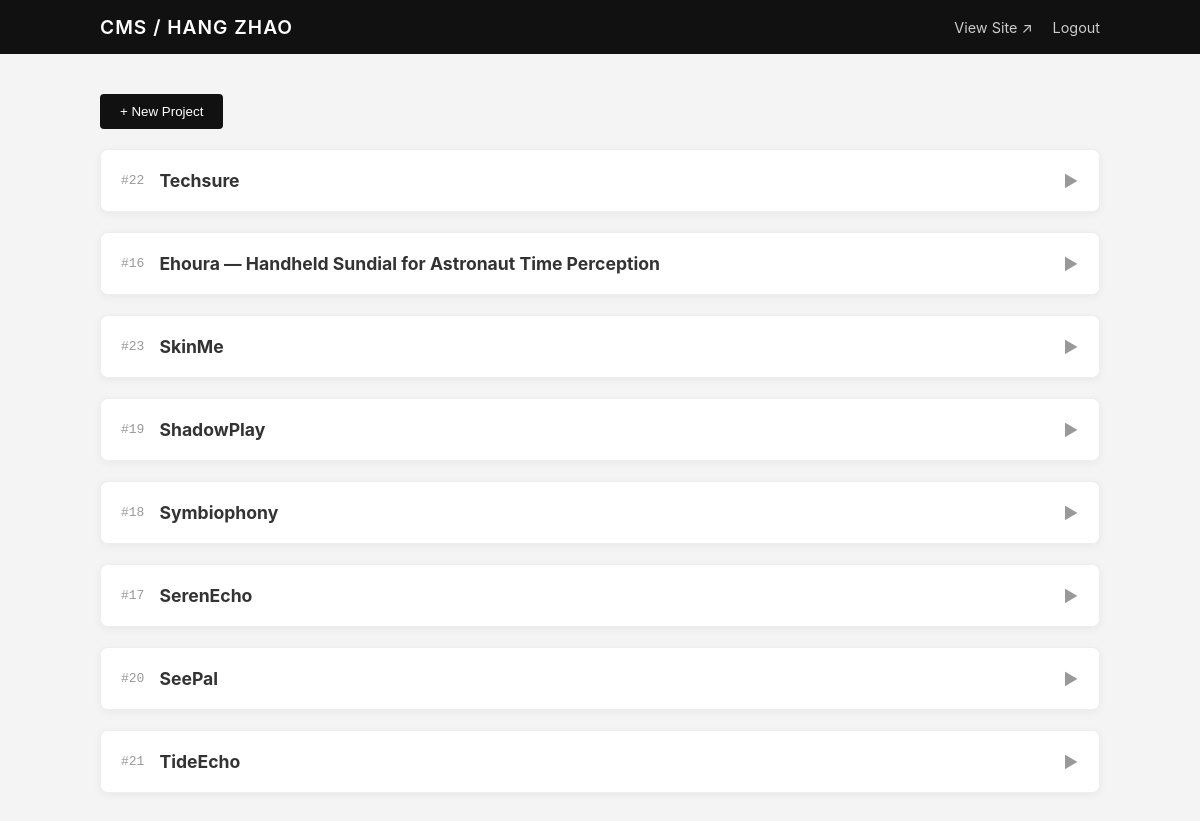
/admin.php (signed in), run on the app's committed database.
### tables this page shows
CREATE TABLE projects (
      id INTEGER PRIMARY KEY AUTOINCREMENT,
      title TEXT NOT NULL,
      slug TEXT UNIQUE,
      description TEXT,
      tags TEXT,                 -- 逗号分隔，或存 JSON
      image_url TEXT,            -- 首图
      gallery_json TEXT,         -- 其他图 JSON 数组
      meta_json TEXT,            -- 可扩展的结构化元数据（JSON），用于 subtitle/links/tools/process 等
      url TEXT,                  -- 外链（Behance/GitHub/视频等）
       year INTEGER,
       month INTEGER,
      featured INTEGER DEFAULT 0,
      order_index INTEGER DEFAULT 0,
      created_at TEXT NOT NULL,
      updated_at TEXT NOT NULL
    , background_problem TEXT, design_goals TEXT, solution_overview TEXT, interaction_design TEXT, pipeline TEXT, prototype_highlights TEXT, usability_testing TEXT, outcomes TEXT, ethics TEXT, next_steps TEXT, media_notes TEXT, acknowledgements TEXT, contact TEXT, subtitle TEXT, links TEXT, tools TEXT, hero_media TEXT);

### src/config.php (called while the page is built)
<?php
return [
  'db_path' => __DIR__ . '/../data/portfolio.sqlite',
  'admin_password' => '949949Zh',
  'site_name' => 'HANG ZHAO',
];

### src/db.php (called while the page is built, shortened)
<?php
function get_pdo(): PDO {
  static $pdo = null;
  if ($pdo) return $pdo;
  $config = require __DIR__ . '/config.php';
  $dsn = 'sqlite:' . $config['db_path'];
  $pdo = new PDO($dsn, null, null, [
    PDO::ATTR_ERRMODE => PDO::ERRMODE_EXCEPTION,
    PDO::ATTR_DEFAULT_FETCH_MODE => PDO::FETCH_ASSOC,
  ]);
  $pdo->exec('PRAGMA foreign_keys = ON;');
  return $pdo;
}

### src/functions.php (called while the page is built, shortened)
<?php
require_once __DIR__ . '/db.php';
function get_projects(bool $only_featured = false): array
{
  $pdo = get_pdo();
  $sql = "SELECT * FROM projects ";
  $sql .= "ORDER BY featured DESC, order_index DESC, year DESC, id DESC";
  return $pdo->query($sql)->fetchAll();
}

### public/admin.php (the view, shortened to what this page needs)
<?php
require __DIR__ . '/../src/functions.php';
$config = require __DIR__ . '/../src/config.php';
$is_logged_in = !empty($_SESSION['admin_ok']);
$projects = $is_logged_in ? get_projects(false) : [];
?>
<!doctype html>
<html lang="en">
<head>
  <link rel="stylesheet" href="css/admin.css?v=<?= time() ?>">
  <link rel="stylesheet" href="https://unpkg.com/easymde/dist/easymde.min.css">
</head>
<body class="admin-page">
  <header class="admin-header">
    <div class="header-inner">
      <h1>CMS / <?= htmlspecialchars($config['site_name']) ?></h1>
      <nav><a href="index.php" target="_blank" class="btn-text">View Site ↗</a><?php if ($is_logged_in): ?><a
            href="admin.php?action=logout" class="btn-text danger">Logout</a><?php endif; ?></nav>
    </div>
  </header>
  <main class="admin-container">
    <?php if (!$is_logged_in): ?>
      <div class="login-card">
        <form method="post"><input type="hidden" name="action" value="login"><input type="password" name="password"
            placeholder="Password" required autofocus><button class="btn-primary" type="submit">Login</button></form>
      </div><?php else: ?>
      <div class="actions-bar"><button class="btn-primary"
          onclick="document.getElementById('create-form').classList.toggle('hidden')">+ New Project</button></div>
      <div class="project-list">
        <?php foreach ($projects as $p):
          ?>
          <div class="editor-card collapsed" id="project-<?= $p['id'] ?>">
            <div class="card-header" onclick="toggleEdit(<?= $p['id'] ?>)">
              <div class="header-info"><span class="id">#<?= $p['id'] ?></span><strong
                  class="title"><?= htmlspecialchars($p['title']) ?></strong></div><span class="arrow">▼</span>
            </div>
          </div>
        <?php endforeach; ?>
      </div>
    <?php endif; ?>
  </main>
</body>
</html>

### public/css/admin.css (style rules this page uses)
body.admin-page { background-color: #f4f4f4; color: #333; font-family: -apple-system, BlinkMacSystemFont, "Segoe UI", Roboto, sans-serif; margin: 0; padding: 0; }
.admin-header { background: #111; color: #fff; padding: 15px 0; position: sticky; top: 0; z-index: 100; }
.header-inner { max-width: 1000px; margin: 0 auto; padding: 0 20px; display: flex; justify-content: space-between; align-items: center; }
.admin-header h1 { margin: 0; font-size: 1.2rem; font-weight: 600; letter-spacing: 1px; }
.btn-text { color: #ccc; text-decoration: none; font-size: 0.9rem; margin-left: 20px; transition: color 0.2s; }
.admin-container { max-width: 1000px; margin: 40px auto; padding: 0 20px; }
.btn-primary { background: #111; color: #fff; border: none; padding: 10px 20px; border-radius: 4px; cursor: pointer; transition: background 0.2s; }
.actions-bar { display: flex; justify-content: space-between; align-items: center; margin-bottom: 20px; }
.editor-card { background: #fff; border-radius: 8px; box-shadow: 0 2px 8px rgba(0, 0, 0, 0.05); margin-bottom: 20px; overflow: hidden; border: 1px solid #eee; transition: all 0.3s ease; }
.card-header { padding: 20px; background: #fff; border-bottom: 1px solid #f0f0f0; display: flex; justify-content: space-between; align-items: center; cursor: pointer; user-select: none; }
.header-info { display: flex; align-items: center; gap: 15px; }
.header-info .id { color: #999; font-family: monospace; }
.header-info .title { font-size: 1.1rem; }
.arrow { transition: transform 0.3s; color: #999; }
.editor-card.collapsed .arrow { transform: rotate(-90deg); }
.editor-card.collapsed .card-header { border-bottom: none; }

### data on the page
projects: id "22", title "Techsure"
projects: id "16", title "Ehoura — Handheld Sundial for Astronaut Time Perception"
projects: id "23", title "SkinMe"
projects: id "19", title "ShadowPlay"
projects: id "18", title "Symbiophony"
projects: id "17", title "SerenEcho"
projects: id "20", title "SeePal"
projects: id "21", title "TideEcho"

### other printed values
$config['site_name'] "HANG ZHAO"
